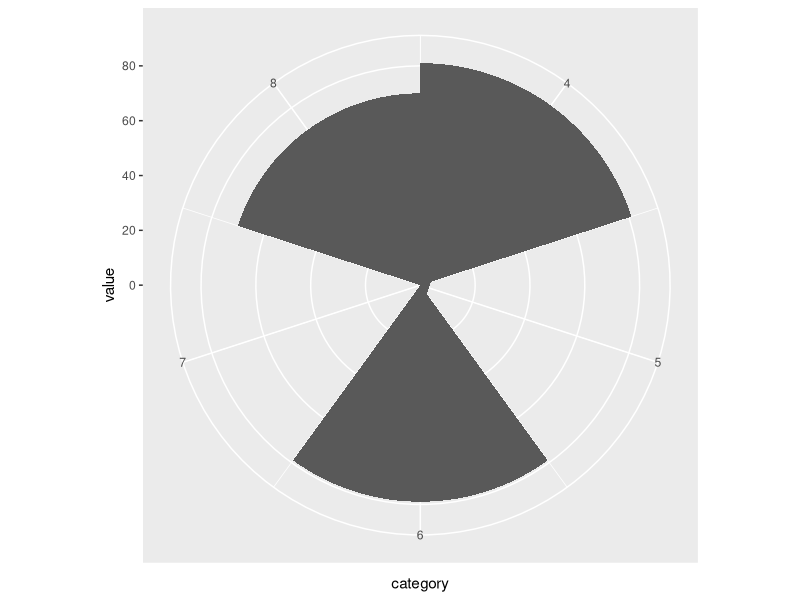

The R source for this figure:
# bar <- ggplot(data = diamonds) + 
#   geom_bar(
#     mapping = aes(x = cut, fill = cut), 
#     show.legend = FALSE,
#     width = 1
#   ) + 
#   theme(aspect.ratio = 1) +
#   labs(x = NULL, y = NULL)
# 
# bar + coord_polar()

library(ggplot2)
bar<-ggplot(data=mpg)+
  geom_bar(
    mapping = aes(x=cyl, fill=cyl), 
    show.legend=FALSE,
    width = 1
  )+theme(aspect.ratio = 1)+
  labs(x= "category", y="value")
bar+coord_polar()
